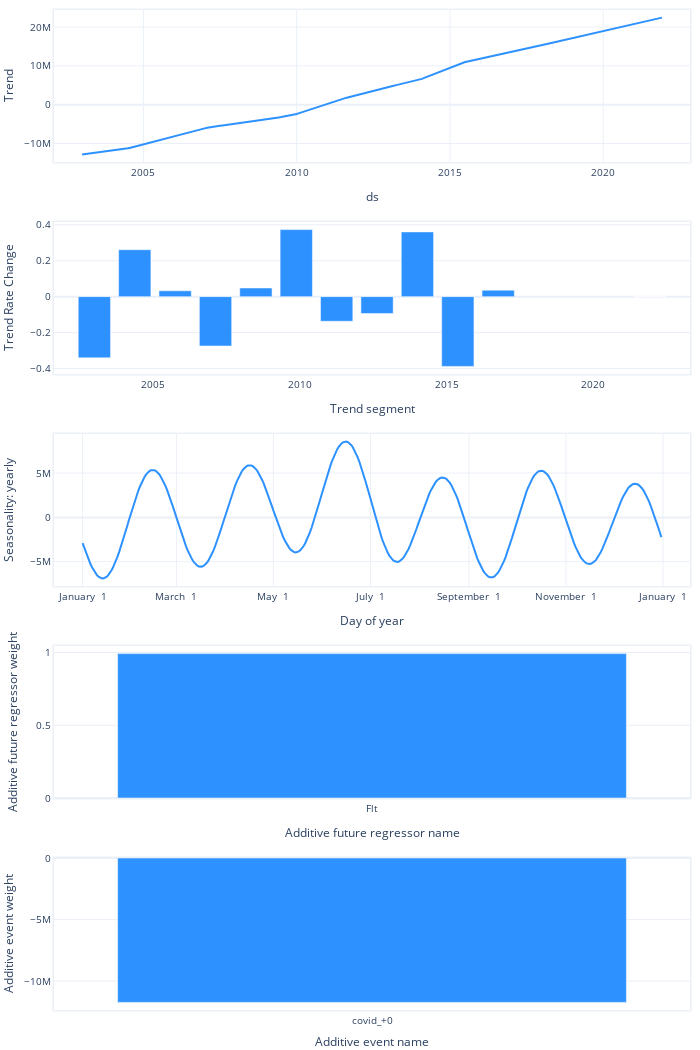

The cell this chart's notebook holds for it:
### Markdown cell above
Plot of parameters

### Code cell
fig = m2.plot_parameters()
fig.write_image("../graphics/Neuralprophet_con_covid/best_params_con_covid.png", scale=2)
fig.show()

### Figure 1 — Plotly figure (JSON) as saved in the notebook; plotly's stock layout.template omitted (floating-point values rounded to 4 significant figures; data arrays with more than 128 entries replaced by an {"elided": "..."} marker saying what was removed)
{"data": [{"fill": "none", "line": {"color": "#2d92ff", "width": 2}, "mode": "lines", "name": "Trend", "type": "scatter", "uid": "b06451e7-cd94-4234-a760-fde3838ae69c", "x": {"elided": "228 str values"}, "xaxis": "x", "y": {"elided": "228 float values"}, "yaxis": "y"}, {"marker": {"color": "#2d92ff"}, "name": "Trend Rate Change", "type": "bar", "uid": "9b4cb259-be8d-4f3c-9ace-7fd1170753c9", "x": ["2003-01-01T00:00:00", "2004-05-17T11:20:43.636364", "2005-10-01T22:41:27.272727", "2007-02-16T10:02:10.909091", "2008-07-02T21:22:54.545455", "2009-11-17T08:43:38.181818", "2011-04-03T20:04:21.818182", "2012-08-18T07:25:05.454545", "2014-01-02T18:45:49.090909", "2015-05-20T06:06:32.727273", "2016-10-03T17:27:16.363636", "2021-12-01T00:00:00"], "xaxis": "x2", "y": [-0.3408, 0.2614, 0.03243, -0.275, 0.04813, 0.3733, -0.1372, -0.0945, 0.3604, -0.3885, 0.03603, 0], "yaxis": "y2"}, {"fill": "none", "line": {"color": "#2d92ff", "width": 2}, "mode": "lines", "name": "yearly", "type": "scatter", "uid": "b3009bfe-ae30-4305-83f5-7ad09730a6ca", "x": {"elided": "365 str values"}, "xaxis": "x3", "y": {"elided": "365 float values"}, "yaxis": "y3"}, {"marker": {"color": "#2d92ff"}, "name": "Additive future regressor", "type": "bar", "uid": "2c5779c0-ea05-4606-a556-1f25c8f60a0e", "width": 0.8, "x": ["Flt"], "xaxis": "x4", "y": [0.9928], "yaxis": "y4"}, {"marker": {"color": "#2d92ff"}, "name": "Additive event", "type": "bar", "uid": "aae7fe28-f63b-4369-aacf-af3541a33bb0", "width": 0.8, "x": ["covid_+0"], "xaxis": "x5", "y": [-11725294], "yaxis": "y5"}], "layout": {"autosize": true, "font": {"size": 10}, "height": 1050, "hovermode": "x unified", "margin": {"b": 0, "l": 0, "pad": 0, "r": 10, "t": 10}, "showlegend": false, "title": {"font": {"size": 12}}, "width": 700, "xaxis": {"anchor": "y", "domain": [0, 1], "linewidth": 1.5, "mirror": true, "range": ["2002-02-01T00:00:00", "2022-10-31T00:00:00"], "showline": true, "title": {"text": "ds"}, "type": "date"}, "xaxis2": {"anchor": "y2", "domain": [0, 1], "linewidth": 1.5, "mirror": true, "range": ["2001-08-16T12:39:16.363636", "2023-04-17T11:20:43.636364"], "showline": true, "title": {"text": "Trend segment"}, "type": "date"}, "xaxis3": {"anchor": "y3", "domain": [0, 1], "linewidth": 1.5, "mirror": true, "range": ["2016-12-14T00:00:00", "2018-01-18T00:00:00"], "showline": true, "tickformat": "%B %e", "title": {"text": "Day of year"}}, "xaxis4": {"anchor": "y4", "domain": [0, 1], "linewidth": 1.5, "mirror": true, "showline": true, "title": {"text": "Additive future regressor name"}}, "xaxis5": {"anchor": "y5", "domain": [0, 1], "linewidth": 1.5, "mirror": true, "showline": true, "title": {"text": "Additive event name"}}, "yaxis": {"anchor": "x", "domain": [0.848, 1], "linewidth": 1.5, "mirror": true, "rangemode": "normal", "showline": true, "title": {"text": "Trend"}}, "yaxis2": {"anchor": "x2", "domain": [0.636, 0.788], "linewidth": 1.5, "mirror": true, "rangemode": "normal", "showline": true, "title": {"text": "Trend Rate Change"}}, "yaxis3": {"anchor": "x3", "domain": [0.424, 0.576], "linewidth": 1.5, "mirror": true, "rangemode": "normal", "showline": true, "title": {"text": "Seasonality: yearly"}}, "yaxis4": {"anchor": "x4", "domain": [0.212, 0.364], "linewidth": 1.5, "mirror": true, "rangemode": "normal", "showline": true, "title": {"text": "Additive future regressor weight"}}, "yaxis5": {"anchor": "x5", "domain": [0, 0.152], "linewidth": 1.5, "mirror": true, "rangemode": "normal", "showline": true, "title": {"text": "Additive event weight"}}}}
